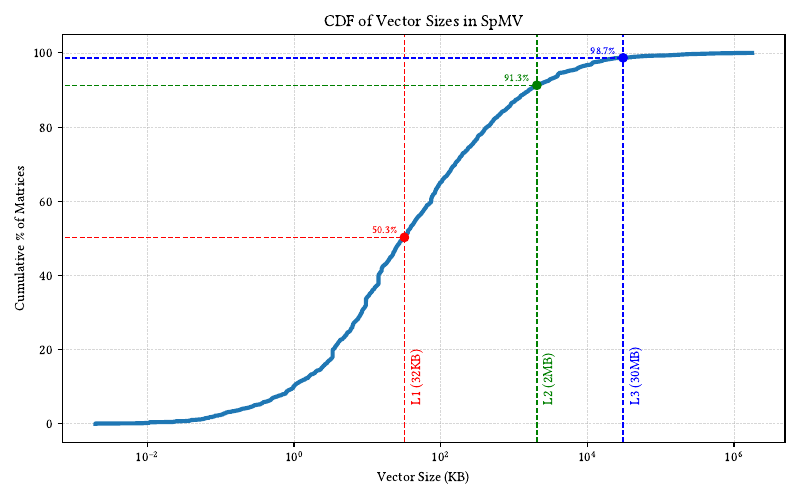

Generate this figure with Python:
import json
import matplotlib.pyplot as plt
import numpy as np

plt.rcParams['font.serif'] = ['Linux Libertine O']
plt.rcParams['font.family'] = 'serif'

with open("vector-sizes.json", "r") as f:
    vector_sizes = json.load(f)

# Convert to sorted array
sizes = np.array(sorted(vector_sizes.values()))
cdf = np.arange(1, len(sizes) + 1) / len(sizes)

# Plot
plt.figure(figsize=(8, 5))
plt.plot(sizes / 1024, cdf * 100, linewidth=3)  # convert to KB for readability
plt.xscale('log')
plt.xlabel('Vector Size (KB)')
plt.ylabel('Cumulative % of Matrices')
plt.title('CDF of Vector Sizes in SpMV')

# Sizes in KB for x-axis
cache_levels_kb = {
    "L1": (32, "red", "32KB"),
    "L2": (2048, "green", "2MB"),
    "L3": (30720, "blue", "30MB")
}

# Find CDF y-values where each cache size intersects the curve
for label, (size_kb, color, size_str) in cache_levels_kb.items():
    plt.axvline(x=size_kb, color=color, linestyle='--', linewidth=1)
    plt.text(size_kb * 1.2, 5, f'{label} ({size_str})', color=color, rotation=90, va='bottom')

    # Find index of largest vector size ≤ cache size
    idx = np.searchsorted(sizes / 1024, size_kb, side='right') - 1
    if 0 <= idx < len(cdf):
        y_val = cdf[idx] * 100
        # Draw horizontal line
        plt.hlines(y_val, 0, size_kb, color=color, linestyle='--', linewidth=1)
        # Draw dot at intersection
        plt.scatter([size_kb], [y_val], color=color, zorder=5)
        # Add text
        plt.text(size_kb * 0.8, y_val + 1, f'{y_val:.1f}%', ha='right', fontsize=8, color=color)

plt.grid(True, linewidth=0.5, linestyle='--', alpha=0.5)
plt.tight_layout()
plt.savefig("cdf-vector-sizes.pdf")
plt.show()
